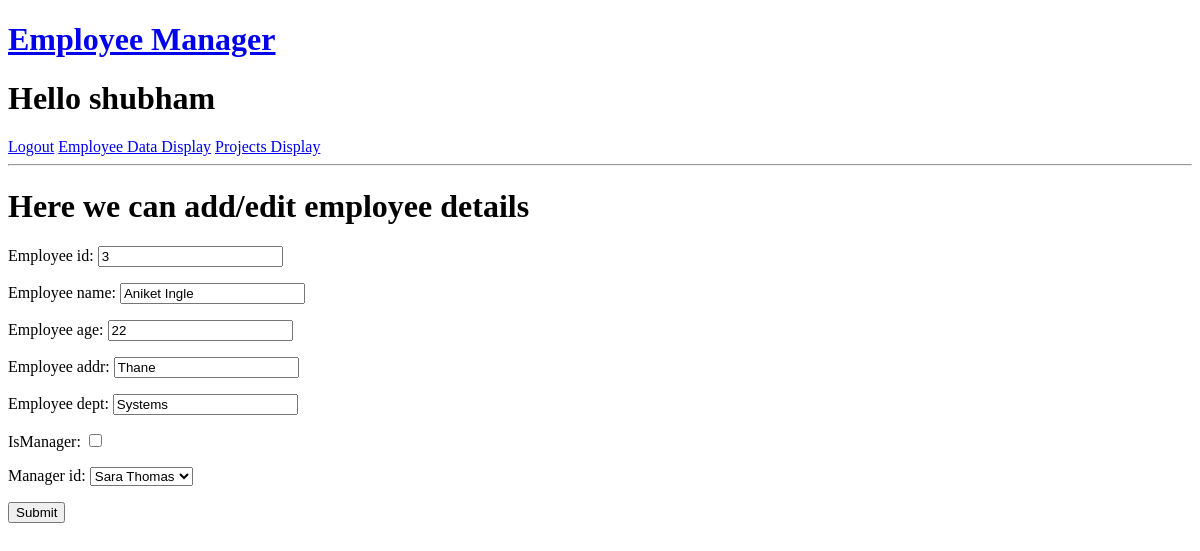
Before: /editemployee/3/ (signed in) with the older database file.
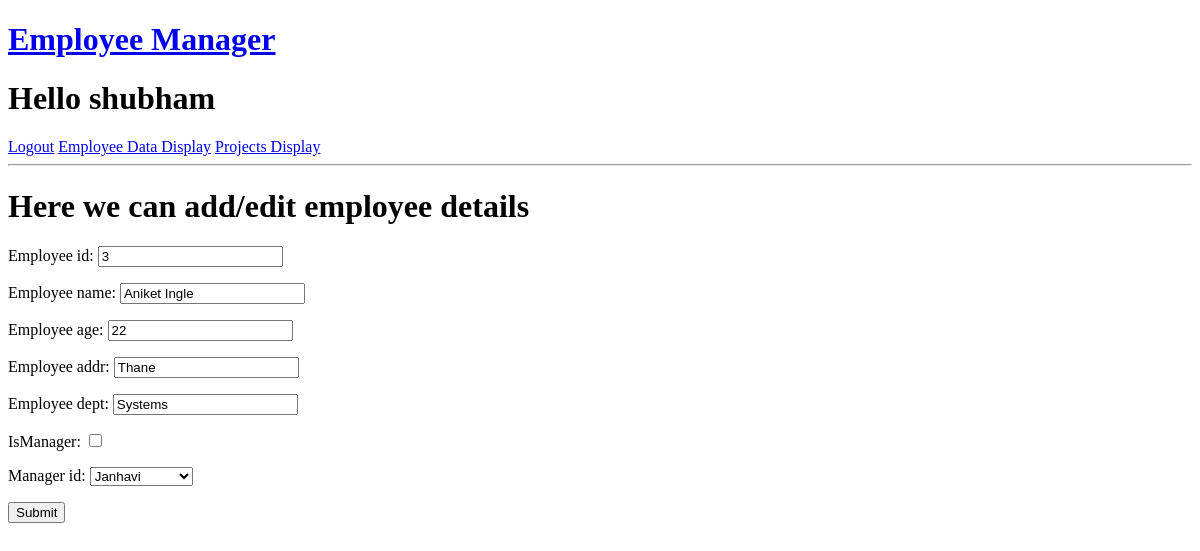
After: the same page with the newer database file.
### baseapp/models.py (models this page shows, shortened)
class EmployeeDataManager(models.Model):
    employee_id = models.IntegerField(primary_key=True)
    employee_name = models.CharField(max_length=20)
    employee_age = models.IntegerField()
    employee_addr = models.CharField(max_length=100)
    employee_dept = models.CharField(max_length=20)
    employee_start_date = models.DateField(auto_now_add=True)
    isManager = models.BooleanField(default=False)
    manager_id = models.ForeignKey(ManagerData, on_delete=models.CASCADE, blank=True)
    class Meta:
        ordering = ['-employee_start_date']

### baseapp/views.py (the view)
# urls.py: path('editemployee/<str:pk>/', views.editEmployee, name='editemployee'),
@login_required(login_url='login')
def editEmployee(request, pk):
    data = EmployeeDataManager.objects.get(employee_id=pk)
    form = EmployeeDataManagerForm(instance=data)
    if request.method == "POST":
        form = EmployeeDataManagerForm(request.POST, instance=data)
        if form.is_valid():
            form.save()
            return redirect('employeedisplay')
    context = {'form':form}
    return render(request, 'baseapp/addeditEmployee.html', context)

### baseapp/forms.py
class EmployeeDataManagerForm(ModelForm):
    class Meta:
        model = EmployeeDataManager
        fields = '__all__'

### baseapp/models.py (called while the page is built)
    def __str__(self):
        return self.manager_name

### baseapp/templates/baseapp/addeditEmployee.html (shortened to what this page needs)
{% extends 'main.html' %}
{% block content %}
<h1> Here we can add/edit employee details </h1>
<div>
    <form action="" method="POST">
        {{form.as_p}}
        <input type="submit" value="Submit">
    </form>
</div>
{% endblock content %}

Changed rows visible on the page:
changed EmployeeDataManager "Aniket Ingle": manager_id "Sara Thomas" → "Janhavi"
